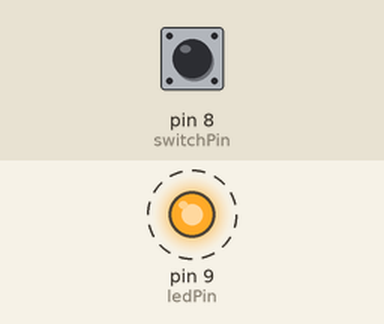
The sketch below on a simulated Arduino Uno, built with avr-gcc and run on an emulated ATmega328P. On the bench: output pins drawn as LEDs (lit = HIGH). Dashed ring = blinking. Inputs (shaded band) come from the test bench; at power-on: pin 8 (switchPin) HIGH. What the sketch prints to the serial monitor is not drawn.

Above: at 0.2 s.
Timing chart, 0 to 3.0 s (numbered marks = the images above):
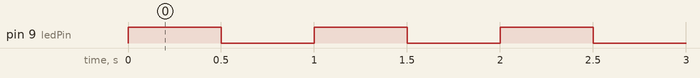

Measured:
- by itself, pin 9 (ledPin): alternates HIGH for 0.50 s and LOW for 0.50 s

The sketch:

Blinking_LED.ino
```cpp
//Blinking_LED
//turn on the LED for half a second,then off for half a second,repeatedly
//support@sunfounder.com
//www.sunfounder.com
//2015.5.7
/************************************************/
const int ledPin = 9;//the number of the LED pin
const int switchPin = 8;
int mode = LOW;
/************************************************/
void setup()
{
  pinMode(ledPin,OUTPUT);//initialize the digital pin as an output
  pinMode(switchPin,INPUT);
  Serial.begin(9600);
}
/************************************************/
//the loop routine runs over and over again forever
void loop()
{
  int switchPos = digitalRead(switchPin);
  Serial.println(switchPos);

  digitalWrite(ledPin,HIGH);//turn the LED on
  delay(500);               //wait for half a second
  digitalWrite(ledPin,LOW); //turn the LED off
  delay(500);               //wait for half a second
}
/*************************************************/
```
